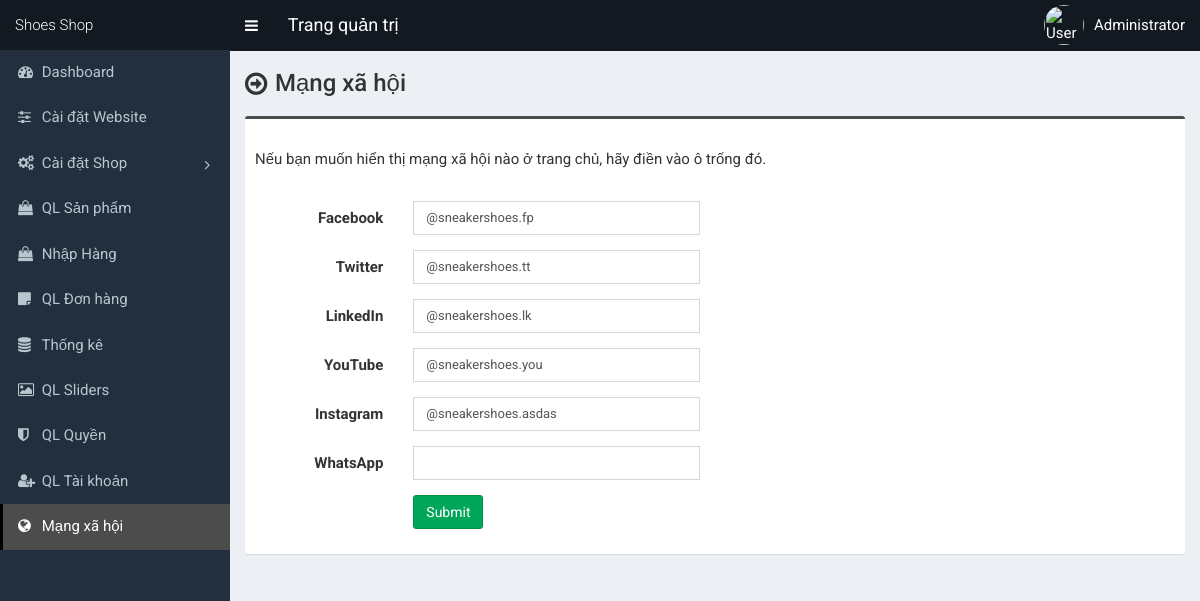
Page /admin/Control/index.php?page=social-media (signed in) on the committed database.
### tables this page shows
CREATE TABLE `tbl_mangxh` (
  `tenmxh` varchar(255) DEFAULT NULL,
  `url` varchar(255) DEFAULT NULL
);

### admin/View/social-media.php (the view, shortened to what this page needs)
<section class="content-header">
	<div class="content-header-left">
		<h1>Mạng xã hội</h1>
	</div>
</section>
<?php
$statement = $pdo->prepare("SELECT * FROM tbl_mangxh");
$statement->execute();
$result = $statement->fetchAll(PDO::FETCH_ASSOC);
foreach ($result as $row) {
	if($row['tenmxh'] == 'Facebook') {
		$facebook = $row['url'];
	}
	if($row['tenmxh'] == 'Twitter') {
		$twitter = $row['url'];
	}
	if($row['tenmxh'] == 'LinkedIn') {
		$linkedin = $row['url'];
	}
	if($row['tenmxh'] == 'YouTube') {
		$youtube = $row['url'];
	}
	if($row['tenmxh'] == 'Instagram') {
		$instagram = $row['url'];
	}
	if($row['tenmxh'] == 'WhatsApp') {
		$whatsapp = $row['url'];
	}
}
?>
<section class="content">
	<div class="row">
		<div class="col-md-12">
			<form class="form-horizontal" action="" method="post">
				<div class="box box-info">
					<div class="box-body">
						<p style="padding-bottom: 20px;">Nếu bạn muốn hiển thị mạng xã hội nào ở trang chủ, hãy điền vào ô trống đó.</p>
						<div class="form-group">
							<label for="" class="col-sm-2 control-label">Facebook </label>
							<div class="col-sm-4">
								<input type="text" class="form-control" name="facebook" value="<?php echo $facebook; ?>">
							</div>
						</div>
						<div class="form-group">
							<label for="" class="col-sm-2 control-label">Twitter </label>
							<div class="col-sm-4">
								<input type="text" class="form-control" name="twitter" value="<?php echo $twitter; ?>">
							</div>
						</div>
						<div class="form-group">
							<label for="" class="col-sm-2 control-label">LinkedIn </label>
							<div class="col-sm-4">
								<input type="text" class="form-control" name="linkedin" value="<?php echo $linkedin; ?>">
							</div>
						</div>
						<div class="form-group">
							<label for="" class="col-sm-2 control-label">YouTube </label>
							<div class="col-sm-4">
								<input type="text" class="form-control" name="youtube" value="<?php echo $youtube; ?>">
							</div>
						</div>
						<div class="form-group">
							<label for="" class="col-sm-2 control-label">Instagram </label>
							<div class="col-sm-4">
								<input type="text" class="form-control" name="instagram" value="<?php echo $instagram; ?>">
							</div>
						</div>
						<div class="form-group">
							<label for="" class="col-sm-2 control-label">WhatsApp </label>
							<div class="col-sm-4">
								<input type="text" class="form-control" name="whatsapp" value="<?php echo $whatsapp; ?>">
							</div>
						</div>
						<div class="form-group">
							<label for="" class="col-sm-2 control-label"></label>
							<div class="col-sm-6">
								<button type="submit" class="btn btn-success pull-left" name="form1">Submit</button>
							</div>
						</div>
					</div>
				</div>
			</form>
		</div>
	</div>
</section>

### admin/View/style.css (style rules this page uses)
body { font-size: 15px; font-family: "Roboto", sans-serif; }
.content-header > h1, .content-header .content-header-left h1 { font-family: "Roboto", sans-serif; }
.box-info { padding-top: 20px; }
.content-header { overflow: hidden; }
.content-header .content-header-left { float: left; padding-top: 5px; }
.content-header .content-header-left h1 { margin-top: 0; margin-bottom: 0; padding-left: 30px; padding-bottom: 5px; font-size: 24px; position: relative; }
.content-header .content-header-left h1:before { position: absolute; top: 0; left: 0; font-family: "FontAwesome", sans-serif; font-size: 26px; content: "\f18e"; }
.box.box-info { border-top-color: #4c4c4c; }
input, textarea, select { font-size: 13px !important; }

### admin/Control/index.php (style rules this page uses)
* { font-size: 15px; }

### rows in the picture
tbl_mangxh: facebook "@sneakershoes.fp"
tbl_mangxh: twitter "@sneakershoes.tt"
tbl_mangxh: linkedin "@sneakershoes.lk"
tbl_mangxh: youtube "@sneakershoes.you"
tbl_mangxh: instagram "@sneakershoes.asdas"

### other values in the picture
$_SESSION['user']['ten_user'] "Administrator"
